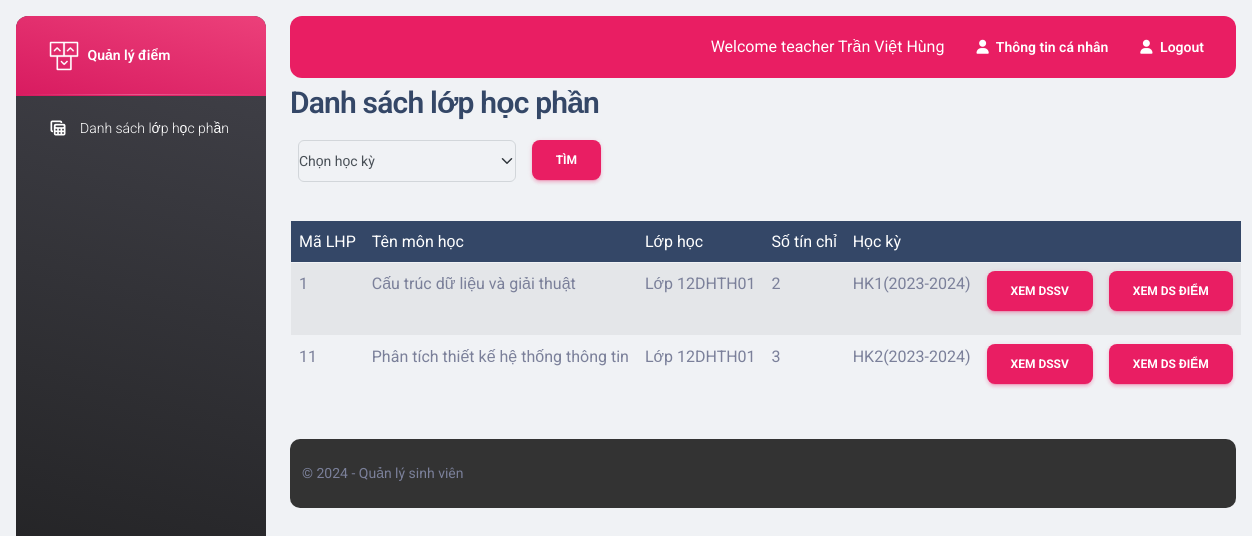
Screenshot of /qldiemsinhvien/teacher/module_index.php (signed in) with the database file from the repository.
### tables this page shows
CREATE TABLE `module` (
  `module_id` int(10) NOT NULL,
  `subject_id` int(10) NOT NULL,
  `teacher_id` varchar(10) NOT NULL,
  `class_id` int(10) NOT NULL,
  `credit` int(11) DEFAULT NULL,
  `semester_id` int(10) NOT NULL
);

CREATE TABLE `subject` (
  `subject_id` int(10) NOT NULL,
  `subject_name` varchar(255) NOT NULL,
  `major_id` int(10) NOT NULL,
  `credit` int(11) NOT NULL
);

CREATE TABLE `class` (
  `class_id` int(10) NOT NULL,
  `class_name` varchar(255) NOT NULL
);

CREATE TABLE `semester` (
  `semester_id` int(10) NOT NULL,
  `semester_name` varchar(255) NOT NULL,
  `start` date NOT NULL DEFAULT current_timestamp(),
  `end` date NOT NULL DEFAULT current_timestamp()
);

### qldiemsinhvien/class/Db.php (called while the page is built, shortened)
<?php
class Db {
    public static $conn = null;
    function __construct()
    {
        Db::$conn = new PDO('mysql:host=' . HOST . '; dbname=' . DB, U, P);
        Db::$conn->query('set names utf8');
    }
    function selectQuery($sql, $params=[]) {
        $stm = Db::$conn->prepare($sql);
        $stm->execute($params);
        return $stm->fetchAll(PDO::FETCH_OBJ);
    }
}

### qldiemsinhvien/class/module.php (called while the page is built, shortened)
<?php
class module extends Db {
    function all_byteacher($id) {
        $sql = "select * from module, semester, subject, teacher, class
                where module.semester_id = semester.semester_id
                and module.subject_id = subject.subject_id
                and module.teacher_id = teacher.teacher_id
                and module.class_id = class.class_id
                and module.teacher_id = ?";
        return $this->selectQuery($sql, [$id]);
    }
}

### qldiemsinhvien/teacher/module_index.php (the view, shortened to what this page needs)
<?php
$se = $_GET["semester_id"] ?? '';
$module = new module();
if($se != '') {
    $data = $module->all_bysem_teacher($se, $_SESSION['login'][1]);
}
else {
    $data = $module->all_byteacher($_SESSION['login'][1]);
}
?>
<?php include '../teacher/includes/header.php' ?>
<body class="g-sidenav-show  bg-gray-200">
<?php include '../teacher/includes/aside.php' ?>
<main class="main-content position-relative max-height-vh-100 h-100 border-radius-lg ">
<?php include '../teacher/includes/nav_top.php' ?>
<div class="container-fluid py-1 px-3">
    <h3>Danh sách lớp học phần</h3>
    <div style="width: 40%">
        <form action="module_index.php" method="get">
            <table class="table">
                <tr>
                    <td>
                        <select class="form-select" name="semester_id" id="">
                            <option value="">Chọn học kỳ</option>
                        </select>
                    </td>
                    <td><input type="submit" class="btn btn-primary" value="Tìm"></td>
                </tr>
            </table>
        </form>
    </div>
    <table border="1" id="table" class="table table-striped">
        <thead class="table-dark">
            <tr>
                <td style="width: 10%">Mã LHP</td>
                <td style="width: 40%">Tên môn học</td>
                <td style="width: 20%">Lớp học</td>
                <td style="width: 10%">Số tín chỉ</td>
                <td style="width: 10%">Học kỳ</td>
                <td style="width: 5%"></td>
                <td style="width: 5%"></td>
            </tr>
        </thead>
        <tbody>
        <?php
            foreach($data as $item) {
                ?>
                <tr>
                    <td><?php echo $item->module_id ?></td>
                    <td><?php echo $item->subject_name ?></td>
                    <td><?php echo $item->class_name ?></td>
                    <td><?php echo $item->credit ?></td>
                    <td><?php echo $item->semester_name ?></td>
                    <td>
                        <a class="btn btn-primary" href="student_index_byid.php?id=<?php echo $item->module_id ?>">Xem dssv</a>
                    </td>
                    <td>
                        <a class="btn btn-primary" href="score_index_byid.php?id=<?php echo $item->module_id ?>">Xem ds điểm</a>
                    </td>
                </tr>
                <?php
            }
            ?>
        </tbody>
    </table>
</div>
<?php include '../teacher/includes/footer.php' ?>

### qldiemsinhvien/teacher/includes/header.php (style rules this page uses)
body { display: flex; flex-direction: column; min-height: 100vh; margin: 0; }
main { flex: 1; }

### rows the page displays
module: module "1", subject.subject_name "Cấu trúc dữ liệu và giải thuật", class.class_name "Lớp 12DHTH01", subject.credit "2", semester.semester_name "HK1(2023-2024)"
module: module "11", subject.subject_name "Phân tích thiết kế hệ thống thông tin", class.class_name "Lớp 12DHTH01", subject.credit "3", semester.semester_name "HK2(2023-2024)"

### other values shown
$_SESSION['login'][2] "Trần Việt Hùng"
